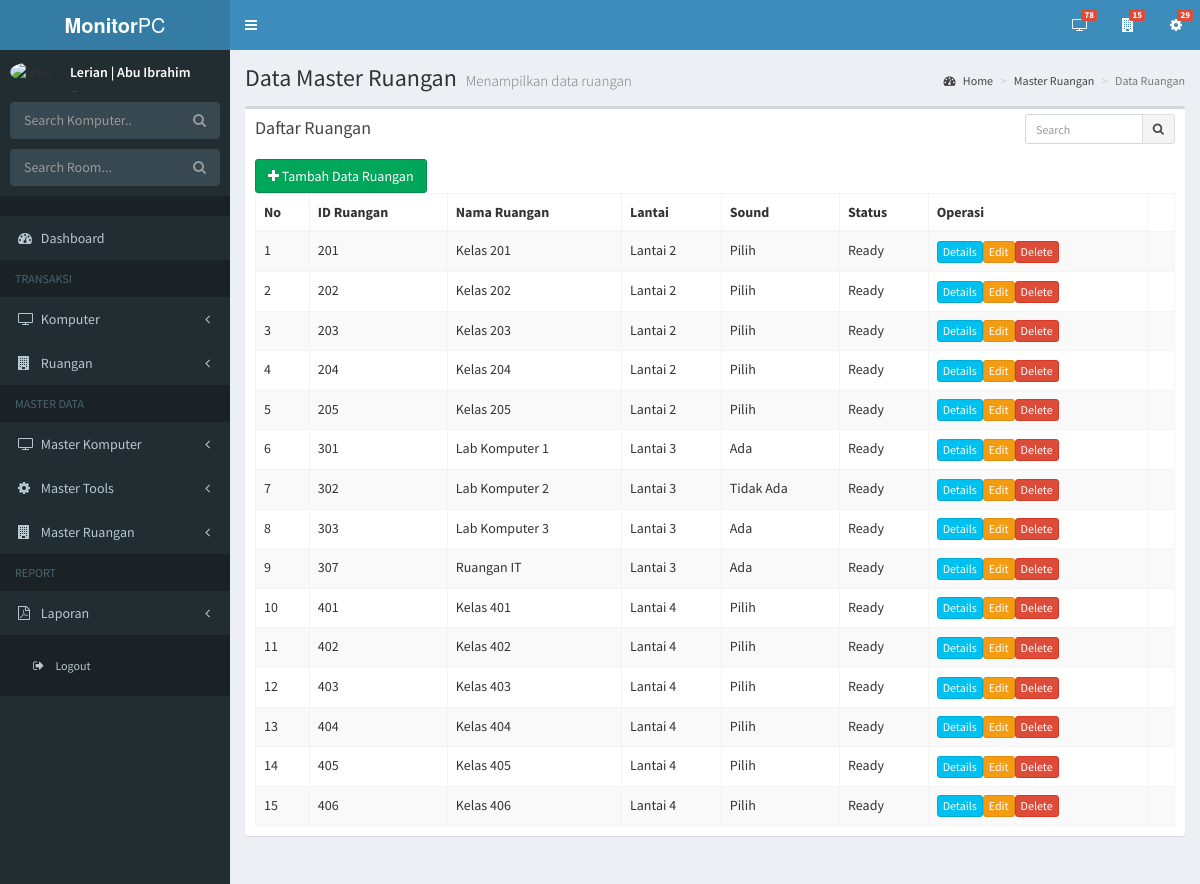
The page /index.php/ruangan/result on the database its author committed.
### tables this page shows
CREATE TABLE IF NOT EXISTS `tbl_ruangan` (
  `id_ruangan` int(11) NOT NULL,
  `nama_ruangan` varchar(50) NOT NULL,
  `lantai` varchar(15) NOT NULL,
  `sound` varchar(15) NOT NULL,
  `kapasitas` int(11) NOT NULL,
  `deskripsi` text NOT NULL,
  `status` varchar(15) NOT NULL,
  PRIMARY KEY (`id_ruangan`),
  UNIQUE KEY `nama_ruangan` (`nama_ruangan`)
);

### application/controllers/Ruangan.php (called while the page is built, shortened)
<?php
class Ruangan extends CI_Controller{
  function __construct()
    {
      $this->load->model(array('Model_tools','Model_ruangan','Model_komputer'));
    }
  public function result(){
      $id = $this->input->get("v");
      $data['list_tools']= $this->Model_tools->tampilkan_data();
      $data['list_komputer']= $this->Model_komputer->tampilkan_data();
      $data['list_ruangan']= $this->Model_ruangan->tampilkan_data_id($id);
      $this->load->view('layout/header',$data);
      $this->load->view('layout/side',$data);
      $this->load->view('Ruangan/data_ruangan',$data);
      $this->load->view('layout/footer');
    }
}

### index.php (called while the page is built, shortened)
<?php
require_once BASEPATH.'core/CodeIgniter.php';

### application/models/Model_ruangan.php (called while the page is built, shortened)
<?php
class Model_ruangan extends CI_Model{
  public function tampilkan_data_id($id)
  {
    return $this->db->query
    ("select*from tbl_ruangan where id_ruangan like '%$id%' or nama_ruangan like '%$id%' or sound like '%$id%' or
                                  lantai like '%$id%' or kapasitas like '%$id%' or status like '%$id%'");
  }
}

### application/views/Ruangan/data_ruangan.php (the view, shortened to what this page needs)
<div class="content-wrapper">
  <section class="content-header">
    <h1>
      Data Master Ruangan
      <small>Menampilkan data ruangan</small>
    </h1>
    <ol class="breadcrumb">
      <li><a href="#"><i class="fa fa-dashboard"></i> Home</a></li>
      <li><a href="#">Master Ruangan</a></li>
      <li class="active">Data Ruangan</li>
    </ol>
  </section>
  <section class="content">
    <div class="row">
      <div class="col-xs-12">
        <div class="box">
          <div class="box-header">
            <h3 class="box-title">Daftar Ruangan</h3>
            <div class="box-tools">
              <form action="<?php echo site_url('Ruangan/result');?>" method="get">
              <div class="input-group input-group-sm" style="width: 150px;">
                <input type="text" name="v" class="form-control pull-right" placeholder="Search">
                <div class="input-group-btn">
                  <button type="submit" class="btn btn-default"><i class="fa fa-search"></i></button>
                </div>
              </div>
            </form>
            </div>
          </div>
          <div class="box-body">
            <div class="btn-group">
              <button type="button" class="btn btn-success" data-toggle="modal" data-target="#tambah-ruangan"><i class="fa fa-plus"></i>  Tambah Data Ruangan</button>
            </div>
            <table id="example1" class="table table-bordered table-striped">
              <thead>
              <tr>
                <th>No</th>
                <th>ID Ruangan</th>
                <th>Nama Ruangan</th>
                <th>Lantai</th>
                <th>Sound</th>
                <th>Status</th>
                <th>Operasi</th>
              </tr>
              </thead>
              <tbody>
            <?php
              $no=1;
              foreach ($list_ruangan->result() as $lr)
              {
              echo "<tr>
                    <td>$no</td>
                    <td>$lr->id_ruangan</td>
                    <td>$lr->nama_ruangan</td>
                    <td>$lr->lantai</td>
                    <td>$lr->sound</td>
                    <td>$lr->status</td>
                    <td>"
                      .anchor('Ruangan/detail/'.$lr->id_ruangan,'Details', array('class' => 'btn btn-xs btn-info','target'=>'detail','data-toggle'=>'modal','data-target'=>'#detail-ruangan'))
                      .anchor('Ruangan/edit/'.$lr->id_ruangan,'Edit', array('class' => 'btn btn-xs btn-warning','target'=>'edit','data-toggle'=>'modal','data-target'=>'#edit-ruangan'))
                      .anchor('Ruangan/delete/'.$lr->id_ruangan,'Delete', array('class' => 'btn btn-xs btn-danger')).
                    "<td>
                    </tr>";
                  $no++;
                }
                ?>
              </tbody>
            </table>
          </div>
        </div>
      </div>
    </div>
  </section>
</div>

### application/views/layout/header.php (shortened to what this page needs)
 <!DOCTYPE html>
<html>
<head>
  <link rel="stylesheet" href="<?php echo base_url('assets/bower_components/bootstrap/dist/css/bootstrap.min.css')?>">
  <link rel="stylesheet" href="<?php echo base_url('assets/bower_components/font-awesome/css/font-awesome.min.css')?>">
  <link rel="stylesheet" href="<?php echo base_url('assets/bower_components/Ionicons/css/ionicons.min.css')?>">
  <link rel="stylesheet" href="<?php echo base_url('assets/dist/css/AdminLTE.min.css')?>">
  <link rel="stylesheet" href="<?php echo base_url('assets/dist/css/skins/_all-skins.min.css')?>">
  <link rel="stylesheet" href="<?php echo base_url('assets/bower_components/morris.js/morris.css')?>">
  <link rel="stylesheet" href="<?php echo base_url('assets/bower_components/jvectormap/jquery-jvectormap.css')?>">
  <link rel="stylesheet" href="<?php echo base_url('assets/bower_components/bootstrap-datepicker/dist/css/bootstrap-datepicker.min.css')?>">
  <link rel="stylesheet" href="<?php echo base_url('assets/bower_components/bootstrap-daterangepicker/daterangepicker.css')?>">
  <link rel="stylesheet" href="<?php echo base_url('assets/plugins/bootstrap-wysihtml5/bootstrap3-wysihtml5.min.css')?>">
</head>
<body class="hold-transition skin-blue sidebar-mini">
<div class="wrapper">
  <header class="main-header">
    <a href="index2.html" class="logo">
      <span class="logo-lg"><b>Monitor</b>PC</span>
    </a>
    <nav class="navbar navbar-static-top">
      <a href="#" class="sidebar-toggle" data-toggle="push-menu" role="button">
      </a>
      <div class="navbar-custom-menu">
        <ul class="nav navbar-nav">
          <li class="dropdown messages-menu">
            <a class="dropdown-toggle">
              <i class="fa fa-fw fa-television"></i>
              <span class="label label-danger"><?php echo $list_komputer->num_rows();?></span>
            </a>
          </li>
          <li class="dropdown tasks-menu">
            <a href="#" class="dropdown-toggle" data-toggle="dropdown">
              <i class="fa fa-fw fa-building"></i>
              <span class="label label-danger"><?php echo $list_ruangan->num_rows();?></span>
            </a>
          </li>
          <li class="dropdown tasks-menu">
            <a href="#" class="dropdown-toggle" data-toggle="dropdown">
              <i class="fa fa-fw fa-gear"></i>
              <span class="label label-danger"><?php echo $list_tools->num_rows();?></span>
            </a>
          </li>
        </ul>
      </div>
    </nav>
  </header>

### application/views/layout/side.php (shortened to what this page needs)
<aside class="main-sidebar">
  <section class="sidebar">
    <div class="user-panel">
      <div class="pull-left image">
        <img src="<?php echo base_url('assets/dist/img/lerian.jpg')?>  " class="img-circle" alt="User Image">
      </div>
      <div class="pull-left info">
        <p>Lerian | Abu Ibrahim</p>
        <a href="#"><i class="fa fa-circle text-success"></i> Online</a>
      </div>
    </div>
    <form action="<?php echo site_url('Transaksi/result');?>" method="get" class="sidebar-form">
      <div class="input-group">
        <input type="text" name="v" class="form-control" placeholder="Search Komputer..">
        <span class="input-group-btn">
              <button type="submit" id="search-btn" class="btn btn-flat"><i class="fa fa-search"></i>
              </button>
        </span>
      </div>
    </form>
    <form action="<?php echo site_url('Transaksi/resultr');?>" method="get" class="sidebar-form">
      <div class="input-group">
        <input type="text" name="vr" class="form-control" placeholder="Search Room...">
        <span class="input-group-btn">
              <button type="submit" id="search-btn" class="btn btn-flat"><i class="fa fa-search"></i>
              </button>
        </span>
      </div>
    </form>
    <ul class="sidebar-menu" data-widget="tree">
      <li class="header"></li>
      <li class="active treeview" class="header">
      <li>
        <a href="<?php echo base_url(); ?>Dashboard">
          <i class="fa fa-dashboard"></i> <span>Dashboard</span></a>
        </li>
      </li>
      <li class="header">TRANSAKSI</li>
      <li class="treeview">
        <a href="#">
          <i class="fa fa-television"></i>
          <span>Komputer</span>
          <span class="pull-right-container">
            <i class="fa fa-angle-left pull-right"></i>
          </span>
        </a>
      </li>
      <li class="treeview">
        <a href="#">
          <i class="fa fa-building"></i>
          <span>Ruangan</span>
          <span class="pull-right-container">
            <i class="fa fa-angle-left pull-right"></i>
          </span>
        </a>
      </li>
      <li class="header">MASTER DATA</li>
      <li class="treeview">
        <a href="#">
          <i class="fa fa-television"></i>
          <span>Master Komputer</span>
          <span class="pull-right-container">
            <i class="fa fa-angle-left pull-right"></i>
          </span>
        </a>
      </li>
      <li class="treeview">
        <a href="#">
          <i class="fa fa-gear"></i>
          <span>Master Tools</span>
          <span class="pull-right-container">
            <i class="fa fa-angle-left pull-right"></i>
          </span>
        </a>
      </li>
      <li class="treeview">
        <a href="#">
          <i class="fa fa-building"></i>
          <span>Master Ruangan</span>
          <span class="pull-right-container">
            <i class="fa fa-angle-left pull-right"></i>
          </span>
        </a>
      </li>
      <li class="header">REPORT</li>
      <li class="treeview">
        <a href="#">
          <i class="fa fa-file-pdf-o"></i>
          <span>Laporan</span>
          <span class="pull-right-container">
            <i class="fa fa-angle-left pull-right"></i>
          </span>
        </a>
      </li>
      <li class="header">
        <a href="<?php echo base_url(); ?>Auth/logout">
          <i class="fa fa-sign-out"></i>
          <span>Logout</span>
        </a>
      </li>
    </ul>
  </section>
</aside>

### application/views/layout/footer.php (shortened to what this page needs)
</div>
</body>
</html>

### rows shown on the page
tbl_ruangan: id_ruangan "201", nama_ruangan "Kelas 201", lantai "Lantai 2", sound "Pilih", status "Ready", id_ruangan "Details", id_ruangan "Edit", id_ruangan "Delete"
tbl_ruangan: id_ruangan "202", nama_ruangan "Kelas 202", lantai "Lantai 2", sound "Pilih", status "Ready", id_ruangan "Details", id_ruangan "Edit", id_ruangan "Delete"
tbl_ruangan: id_ruangan "203", nama_ruangan "Kelas 203", lantai "Lantai 2", sound "Pilih", status "Ready", id_ruangan "Details", id_ruangan "Edit", id_ruangan "Delete"
tbl_ruangan: id_ruangan "204", nama_ruangan "Kelas 204", lantai "Lantai 2", sound "Pilih", status "Ready", id_ruangan "Details", id_ruangan "Edit", id_ruangan "Delete"
tbl_ruangan: id_ruangan "205", nama_ruangan "Kelas 205", lantai "Lantai 2", sound "Pilih", status "Ready", id_ruangan "Details", id_ruangan "Edit", id_ruangan "Delete"
tbl_ruangan: id_ruangan "301", nama_ruangan "Lab Komputer 1", lantai "Lantai 3", sound "Ada", status "Ready", id_ruangan "Details", id_ruangan "Edit", id_ruangan "Delete"
tbl_ruangan: id_ruangan "302", nama_ruangan "Lab Komputer 2", lantai "Lantai 3", sound "Tidak Ada", status "Ready", id_ruangan "Details", id_ruangan "Edit", id_ruangan "Delete"
tbl_ruangan: id_ruangan "303", nama_ruangan "Lab Komputer 3", lantai "Lantai 3", sound "Ada", status "Ready", id_ruangan "Details", id_ruangan "Edit", id_ruangan "Delete"
tbl_ruangan: id_ruangan "307", nama_ruangan "Ruangan IT", lantai "Lantai 3", sound "Ada", status "Ready", id_ruangan "Details", id_ruangan "Edit", id_ruangan "Delete"
tbl_ruangan: id_ruangan "401", nama_ruangan "Kelas 401", lantai "Lantai 4", sound "Pilih", status "Ready", id_ruangan "Details", id_ruangan "Edit", id_ruangan "Delete"
tbl_ruangan: id_ruangan "402", nama_ruangan "Kelas 402", lantai "Lantai 4", sound "Pilih", status "Ready", id_ruangan "Details", id_ruangan "Edit", id_ruangan "Delete"
tbl_ruangan: id_ruangan "403", nama_ruangan "Kelas 403", lantai "Lantai 4", sound "Pilih", status "Ready", id_ruangan "Details", id_ruangan "Edit", id_ruangan "Delete"
tbl_ruangan: id_ruangan "404", nama_ruangan "Kelas 404", lantai "Lantai 4", sound "Pilih", status "Ready", id_ruangan "Details", id_ruangan "Edit", id_ruangan "Delete"
tbl_ruangan: id_ruangan "405", nama_ruangan "Kelas 405", lantai "Lantai 4", sound "Pilih", status "Ready", id_ruangan "Details", id_ruangan "Edit", id_ruangan "Delete"
tbl_ruangan: id_ruangan "406", nama_ruangan "Kelas 406", lantai "Lantai 4", sound "Pilih", status "Ready", id_ruangan "Details", id_ruangan "Edit", id_ruangan "Delete"

### other values the page prints
$list_komputer->num_rows() "78"
$list_ruangan->num_rows() "15"
$list_tools->num_rows() "29"
